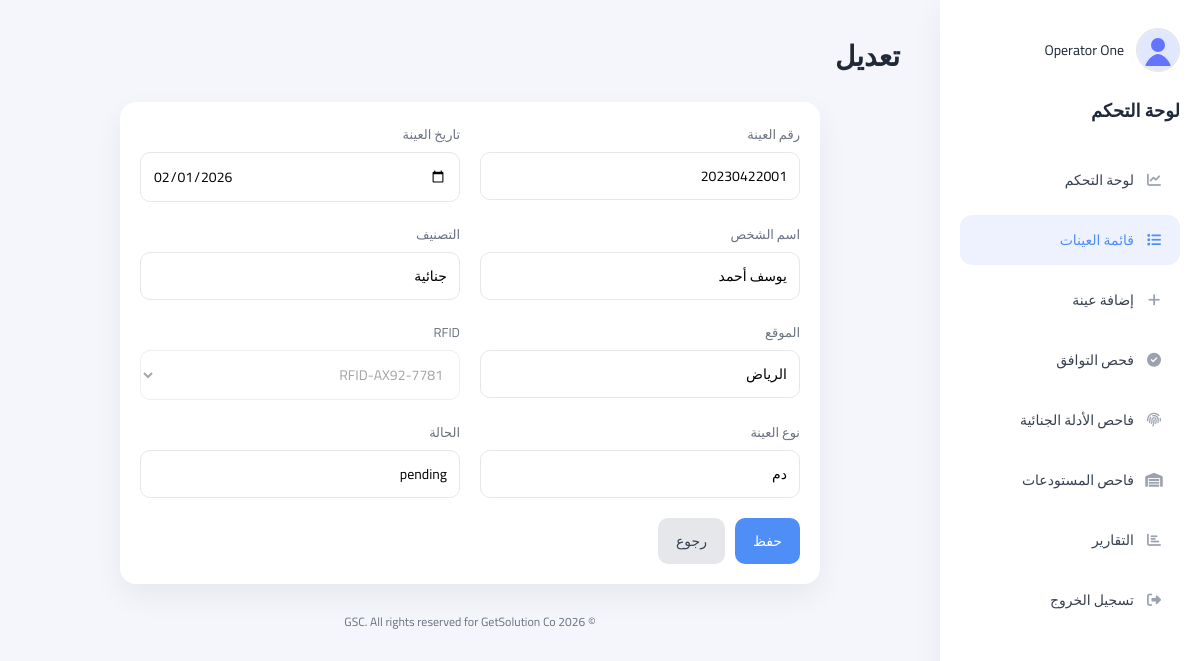
Page /public_html/samples/edit.php?sample_number=20230422001 (signed in) on the committed database.
### tables this page shows
CREATE TABLE IF NOT EXISTS `samples` (
  `id` int(11) NOT NULL AUTO_INCREMENT,
  `sample_number` varchar(50) NOT NULL,
  `sample_type` varchar(50) NOT NULL,
  `category` varchar(50) NOT NULL,
  `person_name` varchar(100) NOT NULL,
  `collected_date` date NOT NULL,
  `location` varchar(100) DEFAULT NULL,
  `rfid_id` int(11) NOT NULL,
  `status` enum('pending','checked','approved','rejected') NOT NULL DEFAULT 'pending',
  `created_at` timestamp NOT NULL DEFAULT current_timestamp(),
  `updated_at` timestamp NOT NULL DEFAULT current_timestamp() ON UPDATE current_timestamp(),
  PRIMARY KEY (`id`),
  UNIQUE KEY `sample_number` (`sample_number`),
  KEY `rfid_id` (`rfid_id`),
  KEY `idx_sample_number` (`sample_number`),
  KEY `idx_status` (`status`),
  KEY `idx_sample_type` (`sample_type`),
  KEY `idx_category` (`category`),
  KEY `idx_collected_date` (`collected_date`),
  CONSTRAINT `samples_ibfk_1` FOREIGN KEY (`rfid_id`) REFERENCES `rfid_tags` (`id`)
);

CREATE TABLE IF NOT EXISTS `rfid_tags` (
  `id` int(11) NOT NULL AUTO_INCREMENT,
  `uid` varchar(64) NOT NULL,
  `is_active` tinyint(1) NOT NULL DEFAULT 1,
  `created_at` timestamp NOT NULL DEFAULT current_timestamp(),
  PRIMARY KEY (`id`),
  UNIQUE KEY `uid` (`uid`),
  KEY `idx_uid` (`uid`)
);

### public_html/config/lang.php (called while the page is built, shortened)
<?php
$default = 'ar';
$lang = $_SESSION['lang'] ?? $default;
$path = __DIR__ . '/../lang/' . $lang . '.php';
$fallback = __DIR__ . '/../lang/' . $default . '.php';
$translations = file_exists($path) ? include $path : [];
$fallbackTranslations = file_exists($fallback) ? include $fallback : [];
function __(string $key, array $replace = []): string {
    global $translations, $fallbackTranslations;
    $value = $translations[$key] ?? $fallbackTranslations[$key] ?? $key;
    return $value;
}

### public_html/config/helpers.php (called while the page is built, shortened)
<?php
function e(?string $value): string {
    return htmlspecialchars($value ?? '', ENT_QUOTES, 'UTF-8');
}
function base_path(): string {
    $script = $_SERVER['SCRIPT_NAME'] ?? '';
    $dir = rtrim(str_replace('\\', '/', dirname($script)), '/');
    return $dir === '/' ? '' : $dir;
}
function url(string $path): string {
    return base_path() . $path;
}

### public_html/config/db.php (called while the page is built, shortened)
<?php
function db(): PDO {
    static $pdo = null;
    if ($pdo instanceof PDO) {
        return $pdo;
    }
    $dsn = 'mysql:host=' . DB_HOST . ';dbname=' . DB_NAME . ';charset=utf8mb4';
    $pdo = new PDO($dsn, DB_USER, DB_PASS, [
        PDO::ATTR_ERRMODE => PDO::ERRMODE_EXCEPTION,
        PDO::ATTR_DEFAULT_FETCH_MODE => PDO::FETCH_ASSOC,
    ]);
    return $pdo;
}

### public_html/samples/edit.php (the view, shortened to what this page needs)
<?php
require_once __DIR__ . '/../config/auth.php';
require_once __DIR__ . '/../config/helpers.php';
require_once __DIR__ . '/../config/db.php';
require_once __DIR__ . '/../config/lang.php';
$sampleNumber = trim($_GET['sample_number'] ?? '');
$stmt = db()->prepare('SELECT s.*, r.id AS rfid_id, r.uid AS rfid_uid FROM samples s JOIN rfid_tags r ON r.id = s.rfid_id WHERE s.sample_number = ?');
$stmt->execute([$sampleNumber]);
$sample = $stmt->fetch();
?>
<h1><?= e(__('samples.edit')) ?></h1>
<div class="card" style="max-width:700px;margin:0 auto;">
    <form method="post" class="grid-2">
        <div>
            <label><?= e(__('samples.sample_number')) ?></label>
            <input type="text" value="<?= e($sample['sample_number']) ?>" readonly>
        </div>
        <div>
            <label><?= e(__('samples.collected_date')) ?></label>
            <input type="date" name="collected_date" value="<?= e($sample['collected_date']) ?>" required>
        </div>
        <div>
            <label><?= e(__('samples.person_name')) ?></label>
            <input type="text" name="person_name" value="<?= e($sample['person_name']) ?>" required>
        </div>
        <div>
            <label><?= e(__('samples.category')) ?></label>
            <input type="text" name="category" value="<?= e($sample['category']) ?>" required>
        </div>
        <div>
            <label><?= e(__('samples.location')) ?></label>
            <input type="text" name="location" value="<?= e($sample['location']) ?>" required>
        </div>
        <div>
            <label>RFID</label>
            <select disabled>
                <option selected><?= e($sample['rfid_uid']) ?></option>
            </select>
        </div>
        <div>
            <label><?= e(__('samples.sample_type')) ?></label>
            <input type="text" name="sample_type" value="<?= e($sample['sample_type']) ?>" required>
        </div>
        <div>
            <label><?= e(__('samples.status')) ?></label>
            <input type="text" value="<?= e($sample['status']) ?>" readonly>
        </div>
        <div style="grid-column:1/-1;display:flex;gap:10px;">
            <button class="btn btn-blue" type="submit"><?= e(__('samples.save')) ?></button>
            <a href="<?= e(url('/samples/list')) ?>" class="btn btn-gray"><?= e(__('auth.back')) ?></a>
        </div>
    </form>
</div>
<?php
include __DIR__ . '/../partials/layout.php';

### public_html/assets/style.css (style rules this page uses)
:root { --blue:#4f8df7; --blue-2:#3b82f6; --green:#22c55e; --green-2:#34b399; --red:#ef4444; --bg:#f4f6fb; --card:#ffffff; --text:#1f2937; --muted:#6b7280; --border:#e5e7eb; --radius:16px; }
* { box-sizing:border-box;font-family:"Cairo",sans-serif }
body { margin:0;background:var(--bg);color:var(--text) }
h1 { margin:0 0 20px 0;font-size:28px }
.card { background:#fff;padding:20px;border-radius:var(--radius);box-shadow:0 12px 30px rgba(0,0,0,.06) }
.btn { border:none;padding:10px 18px;border-radius:10px;cursor:pointer;font-size:14px;display:inline-flex;align-items:center;gap:6px;text-decoration:none }
.btn-blue { background:var(--blue);color:#fff }
.btn-gray { background:#e5e7eb;color:#374151 }
label { font-size:13px;color:var(--muted);display:block;margin-bottom:6px }
input, select { width:100%;padding:10px 12px;border-radius:10px;border:1px solid var(--border);font-size:14px;background:#fff }
.grid-2 { display:grid;grid-template-columns:1fr 1fr;gap:20px }

### rows in the picture
samples: sample_number "20230422001", collected_date "02/01/2026", person_name "يوسف أحمد", category "جنائية", location "الرياض", rfid.uid "RFID-AX92-7781", sample_type "دم", status "pending"

### other values in the picture
__('nav.dashboard') "لوحة التحكم"
__('nav.samples') "قائمة العينات"
__('nav.add_sample') "إضافة عينة"
__('nav.checker') "فحص التوافق"
__('nav.forensic') "فاحص الأدلة الجنائية"
__('nav.warehouse') "فاحص المستودعات"
__('nav.reports') "التقارير"
__('nav.logout') "تسجيل الخروج"
__('samples.edit') "تعديل"
__('samples.sample_number') "رقم العينة"
__('samples.collected_date') "تاريخ العينة"
__('samples.person_name') "اسم الشخص"
__('samples.category') "التصنيف"
__('samples.location') "الموقع"
__('samples.sample_type') "نوع العينة"
